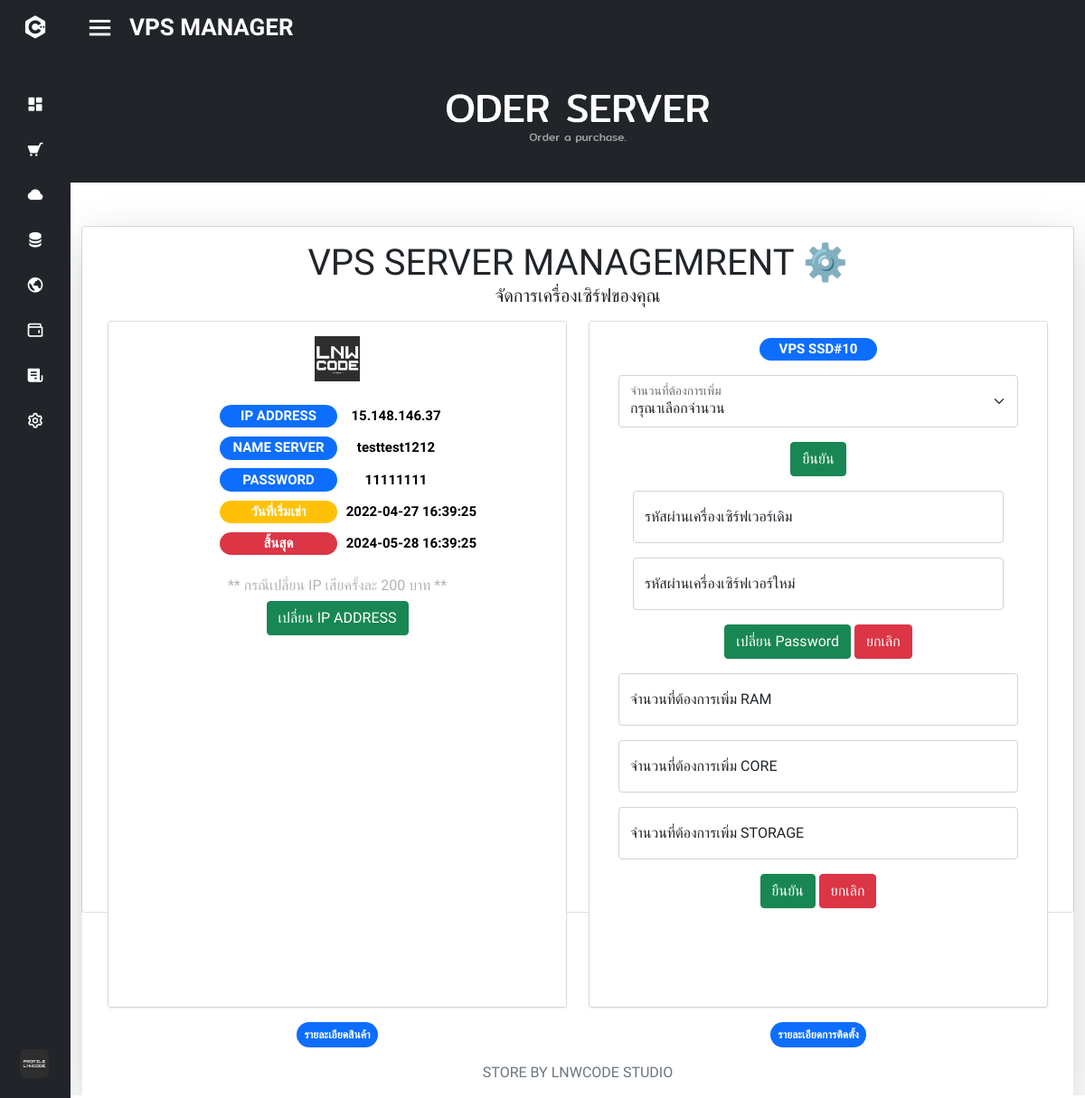
The page /gg/server_manager_data.php?item=15.148.146.37&id1=10 (signed in) on the database its author committed.
### tables this page shows
CREATE TABLE IF NOT EXISTS `oder_item` (
  `oder_id` int(100) NOT NULL AUTO_INCREMENT,
  `oder_package_id` int(50) NOT NULL,
  `oder_package_type` varchar(50) NOT NULL DEFAULT '',
  `oder_os` varchar(50) NOT NULL DEFAULT '',
  `oder_price` float NOT NULL,
  `oder_time_rent` int(11) NOT NULL,
  `oder_time_rent_date_type` varchar(50) NOT NULL,
  `oder_name_server` varchar(50) DEFAULT NULL,
  `oder_password_server` varchar(50) DEFAULT NULL,
  `oder_email` varchar(50) DEFAULT NULL,
  `oder_time_start` datetime DEFAULT NULL,
  `oder_time_end` datetime DEFAULT NULL,
  `oder_status` varchar(50) DEFAULT NULL,
  `oder_ip` varchar(50) NOT NULL DEFAULT '0',
  `oder_status_price` varchar(50) NOT NULL DEFAULT '0',
  PRIMARY KEY (`oder_id`),
  KEY `FK_oder_item_period_of_payment` (`oder_time_rent_date_type`),
  KEY `FK_oder_item_package_plan_vps` (`oder_package_id`),
  KEY `FK_oder_item_status_2` (`oder_status`),
  KEY `FK_oder_item_pm_status` (`oder_status_price`),
  KEY `FK_oder_item_operating_system` (`oder_os`),
  CONSTRAINT `FK_oder_item_period_of_payment` FOREIGN KEY (`oder_time_rent_date_type`) REFERENCES `period_of_payment` (`pop_id`),
  CONSTRAINT `FK_oder_item_pm_status` FOREIGN KEY (`oder_status_price`) REFERENCES `pm_status` (`pmst_type`),
  CONSTRAINT `FK_oder_item_status_2` FOREIGN KEY (`oder_status`) REFERENCES `status` (`status_type`)
);

### gg/server_manager_data.php (the view, shortened to what this page needs)
<?php
    require_once 'config/db.php';
?>
<!DOCTYPE html>
<html lang="en" dir="ltr">
  <head>
    <link rel="stylesheet" href="stylet.css">
    <link href='https://unpkg.com/boxicons@2.0.7/css/boxicons.min.css' rel='stylesheet'>
    <link rel="stylesheet" href="https://cdn.jsdelivr.net/npm/bootstrap-icons@1.8.1/font/bootstrap-icons.css">
    <link rel="stylesheet" href="myProjects/webProject/icofont/css/icofont.min.css">
    <link rel="stylesheet" href="https://cdnjs.cloudflare.com/ajax/libs/font-awesome/4.7.0/css/font-awesome.min.css">
    <link href="https://cdn.jsdelivr.net/npm/bootstrap@5.1.3/dist/css/bootstrap.min.css" rel="stylesheet">
   </head>
<body>
<?php
    if (isset($_GET['item'])) {
      $item = $_GET['item'];
      $stmt = $conn->query("SELECT * FROM oder_item WHERE oder_ip = '$item'");
      $stmt->execute();
      $data = $stmt->fetch();
  }
  ?>
  <div class="sidebar close">
    <div class="logo-details">
      <i class='bx bxl-c-plus-plus'></i>
    </div>
    <ul class="nav-links">
      <li>
        <a href="user.php">
          <i class='bx bxs-dashboard'></i>
        </a>
      </li>
      <li>
        <div class="iocn-link">
          <a href="#">
            <i class='bx bxs-cart bx-flip-horizontal' ></i>
          </a>
        </div>
      </li>
      <li>
        <a href="Clouds_server.php">
          <i class='bx bxs-cloud'></i>
        </a>
      </li>
      <li>
        <a href="Hosting.php">
          <i class='bx bxs-data' ></i>
        </a>
      </li>
      <li>
        <a href="Domain.php">
          <i class='bx bx-world' ></i>
        </a>
      </li>
      <li>
        <a href="topup.php">
          <i class='bx bx-wallet'></i>
        </a>
      </li>
      <li>
        <a href="receipt.php">
          <i class='bx bxs-receipt'></i>
        </a>
      </li>
      <li>
        <div class="iocn-link">
          <a href="#">
            <i class='bx bx-cog' ></i>
          </a>
        </div>
      </li>
      <li>
    <div class="profile-details">
      <div class="profile-content">
        <img src="image/profile.jpg" alt="profileImg">
      </div>
    </div>
  </li>
</ul>
  </div>
  <section class="home-section">
    <div class="home-content">
      <i class='bx bx-menu' style='color:#ffffff'  ></i>
      <span class="text" style='color:#ffffff' >VPS MANAGER</span>
    </div>
    <div id="carouselExampleSlidesOnly" class="carousel slide" data-bs-ride="carousel">
      <div class="carousel-inner">
        <div class="carousel-item active">
          <img src="image/oder.png" class="d-block w-100" alt="...">
        </div>
      </div>
    </div>
  <div class="p-4"></div>
    <div class="container">
      <div class="card text-center" style="height: 760px;" >
        <div class="card-body shadow-lg">
          <h1 class="text-uppercase text-center mb-3">VPS SERVER MANAGEMRENT ⚙️<p class="fs-5">จัดการเครื่องเซิร์ฟของคุณ </p></h1>
          <div class="container">
            <div class="row row-cols-2">
              <div class="col">
                <div class="col">
                  <div class="card-deck">
                    <div class="card text-center" style="height: 760px;">
                      <div class="card-body shadow-sm">
                        <center><img src="image/logo111.png" style="height: 50px;" class="icon"></center>
                        <div class="p-4">
                          <p class="card-text h5"><span class="badge bg-primary rounded-pill" style="width: 130px; height: auto;">IP ADDRESS</span><span class="badge" style="color: black; width: 130px; height: auto;"><?php echo $data['oder_ip'] ?></span></p>
                          <p class="card-text h5"><span class="badge bg-primary rounded-pill" style="width: 130px; height: auto;">NAME SERVER</span><span class="badge" style="color: black; width: 130px; height: auto;"><?php echo $data['oder_name_server'] ?></span></p>
                          <p class="card-text h5"><span class="badge bg-primary rounded-pill" style="width: 130px; height: auto;">PASSWORD</span><span class="badge" style="color: black; width: 130px; height: auto;"><?php echo $data['oder_password_server'] ?></span></p>
                          <p class="card-text h5"><span class="badge bg-warning rounded-pill" style="width: 130px; height: auto;">วันที่เริ่มเช่า</span><span class="badge" style="color: black; width: 130px; height: auto;"><?php echo $data['oder_time_start'] ?></span></p>
                          <p class="card-text h5"><span class="badge bg-danger rounded-pill" style="width: 130px; height: auto;">สิ้นสุด</span><span class="badge" style="color: black; width: 130px; height: auto;"><?php echo $data['oder_time_end'] ?></span></p>
                        </div>
                        <form action="" method="post" enctype="multipart/form-data">
                        <p class="card-text h6" style='color:rgba(165, 165, 165, 0.842)'>** กรณีเปลี่ยน IP เสียครั้งละ 200 บาท **</p>
                        <button type="submit" id="update_ip" name="update_ip" class="btn btn-success">เปลี่ยน IP ADDRESS</button>
                      </div>
                    </div>
                  </div>
                </div>
              </div>
              <div class="col">
                <div class="col">
                  <div class="card-deck">
                  <form action="" method="post" enctype="multipart/form-data">
                    <div class="card text-center" style="height: 760px;">
                      <div class="card-body shadow-sm">
                        <h5 class="card-title fw-bold"><span class="badge bg-primary rounded-pill" style="width: 130px; height: auto;"><?php echo $data['oder_package_type'] ?>#<?php echo $data['oder_package_id'] ?></span></h5>
                        <div class="form-floating m-3">
                          <select class="form-select" id="floatingSelect" name="select_rent" aria-label="Floating label select example">
                            <option selected>กรุณาเลือกจำนวน</option>
                          </select>
                          <label for="floatingSelect">จำนวนที่ต้องการเพิ่ม</label>
                        </form>
                          <div class="form-floating m-3">
                          <button type="submit" id="add_time" name="add_time" class="btn btn-success">ยืนยัน</button>
                          </div>
                          <form action="" method="post" enctype="multipart/form-data">
                          <div class="form-floating m-3">
                            <input type="text" class="form-control" name="oldPassword" id="floatingInput" placeholder="text">
                            <label for="floatingInput">รหัสผ่านเครื่องเซิร์ฟเวอร์เดิม</label>
                          </div>
                          <div class="form-floating m-3">
                            <input type="text" class="form-control" name="newPassword" id="floatingInput" placeholder="text">
                            <label for="floatingInput">รหัสผ่านเครื่องเซิร์ฟเวอร์ใหม่</label>
                          </div>
                        <button type="submit" id="update_ip" name="update_password_server" class="btn btn-success">เปลี่ยน Password</button>
                        <a href="server_manage.php" class="btn btn-danger">ยกเลิก</a>
                      </div>
                    <form action="" method="post" enctype="multipart/form-data">
                    <div class="form-floating m-3">
                            <input type="number" class="form-control" name="new_ram" id="floatingInput" placeholder="text" min="0" max="64" required>
                            <label for="floatingInput">จำนวนที่ต้องการเพิ่ม RAM</label>
                          </div>
                          <div class="form-floating m-3">
                            <input type="number" class="form-control" name="new_core" id="floatingInput" placeholder="text" min="2" max="12" required>
                            <label for="floatingInput">จำนวนที่ต้องการเพิ่ม CORE</label>
                          </div>
                          <div class="form-floating m-3">
                            <input type="number" class="form-control" name="new_storage" id="floatingInput" placeholder="text" min="1" max="999" required>
                            <label for="floatingInput">จำนวนที่ต้องการเพิ่ม STORAGE</label>
                          </div>
                        <button type="submit" id="update_info" name="update_info" class="btn btn-success">ยืนยัน</button>
                        <a href="server_manage.php" class="btn btn-danger">ยกเลิก</a>
                      </div>
                    </div>
                  </div>
                </div>
              </div>
              <div class="col p-3"><span class="badge bg-primary p-2 rounded-pill">รายละเอียดสินค้า</span></div>
              <div class="col p-3"><span class="badge bg-primary p-2 rounded-pill">รายละเอียดการติดตั้ง</span></div>
            </div>
          </div>
        <div class="text-muted" style="font-size:1rem">STORE BY LNWCODE STUDIO</div>
<div class="p-3"></div>
</section>
</body>
</html>

### gg/stylet.css (style rules this page uses)
* { margin: 0; padding: 0; box-sizing: border-box; font-family: 'Mitr', sans-serif; }
.sidebar { position: fixed; top: 0; left: 0; height: 100%; width: 260px; background: #212529; z-index: 100; transition: all 0.5s ease; }
.sidebar.close { width: 78px; }
.sidebar .logo-details { height: 60px; width: 100%; display: flex; align-items: center; }
.sidebar .logo-details i { font-size: 30px; color: #fff; height: 50px; min-width: 78px; text-align: center; line-height: 50px; }
.sidebar .nav-links { height: 100%; padding: 30px 0 150px 0; overflow: auto; }
.sidebar.close .nav-links { overflow: visible; }
.sidebar .nav-links li { position: relative; list-style: none; transition: all 0.4s ease; }
.sidebar .nav-links li .iocn-link { display: flex; align-items: center; justify-content: space-between; }
.sidebar.close .nav-links li .iocn-link { display: block }
.sidebar .nav-links li i { height: 50px; min-width: 78px; text-align: center; line-height: 50px; color: #fff; font-size: 20px; cursor: pointer; transition: all 0.3s ease; }
.sidebar .nav-links li a { display: flex; align-items: center; text-decoration: none; }
.sidebar .profile-details { position: fixed; bottom: 0; width: 260px; display: flex; align-items: center; justify-content: space-between; background: #212529; padding: 12px 0; transition: all 0.5s ease; }
.sidebar.close .profile-details { background: none; }
.sidebar.close .profile-details { width: 78px; }
.sidebar .profile-details .profile-content { display: flex; align-items: center; }
.sidebar .profile-details img { height: 52px; width: 52px; object-fit: cover; border-radius: 16px; margin: 0 14px 0 12px; background: #212529; transition: all 0.5s ease; }
.sidebar.close .profile-details img { padding: 10px; }
.home-section { position: relative; background: #fff; height: 100vh; left: 260px; width: calc(100% - 260px); transition: all 0.5s ease; }
.sidebar.close ~ .home-section { left: 78px; width: calc(100% - 78px); }
.home-section .home-content { height: 60px; display: flex; align-items: center; }
.home-section .home-content .bx-menu, .home-section .home-content .text { color: #11101d; font-size: 35px; }
.home-section .home-content .bx-menu { margin: 0 15px; cursor: pointer; }
.home-section .home-content .text { font-size: 26px; font-weight: 600; }
.home-content { background: #212529; }
.icon { height: 50px; width: 50px; display: block; }

### rows shown on the page
oder_item: oder_ip "15.148.146.37", oder_name_server "testtest1212", oder_password_server "11111111", oder_time_start "2022-04-27 16:39:25", oder_time_end "2024-05-28 16:39:25", oder_package_type "VPS SSD", oder_package "10"
